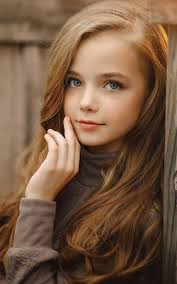
#> input picture img/girl.jpg, 177 x 284 px, given in place of the camera
$ python face_mosaic.py
#> lines starting #> are read from the running program, lines starting #| are printed output that depends on the picture
import cv2

rate = 15

face_cascade = cv2.CascadeClassifier('./data/haarcascade_frontalface_default.xml')

cap = cv2.VideoCapture(0)
while cap.isOpened():
    ret, frame = cap.read()
#> frame is the input picture: shape (284, 177, 3); mean B, G, R 67.2, 90, 120.4
    gray = cv2.cvtColor(frame, cv2.COLOR_BGR2GRAY)
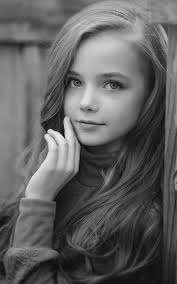
#> gray: shape (284, 177); min 10, max 243, mean 96.5
    faces = face_cascade.detectMultiScale(gray,scaleFactor=1.3, minNeighbors=5, \
                                                                minSize=(80,80))
#> faces = [[44, 44, 102, 102]]
    for (x,y,w,h) in faces:
        x = x - 5
        y = y - 15
        w = w + 10
        h = h + 30
        roi = frame[y:y+h, x:x+w]
        roi = cv2.resize(roi, (w//rate, h//rate))

        roi = cv2.resize(roi, (w,h), interpolation=cv2.INTER_AREA)
        frame[y:y+h, x:x+w] = roi
#> this loop made 1 pass
#> (x, y, w, h) on pass 1: (39, 29, 112, 132)
#> pass 1, `roi = frame[y:y+h, x:x+w]`:
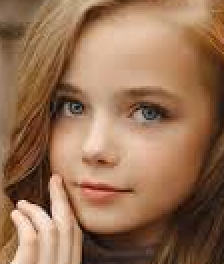
#> roi: shape (132, 112, 3) (shown 2 times larger); mean B, G, R 84, 112.2, 150.6
#> pass 1, `roi = cv2.resize(roi, (w,h), interpolation=cv2.INTER_AREA)`:
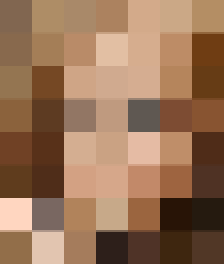
#> roi: shape (132, 112, 3) (shown 2 times larger); mean B, G, R 86.1, 114.4, 151.7
#> after the loop:
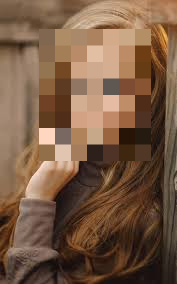
#> frame: shape (284, 177, 3); mean B, G, R 67.8, 90.7, 120.7
    cv2.imshow('mosaic', frame)
    if cv2.waitKey(1) == 27:
#> (key Esc is pressed here)
        break
cap.release()
cv2.destroyAllWindows()
